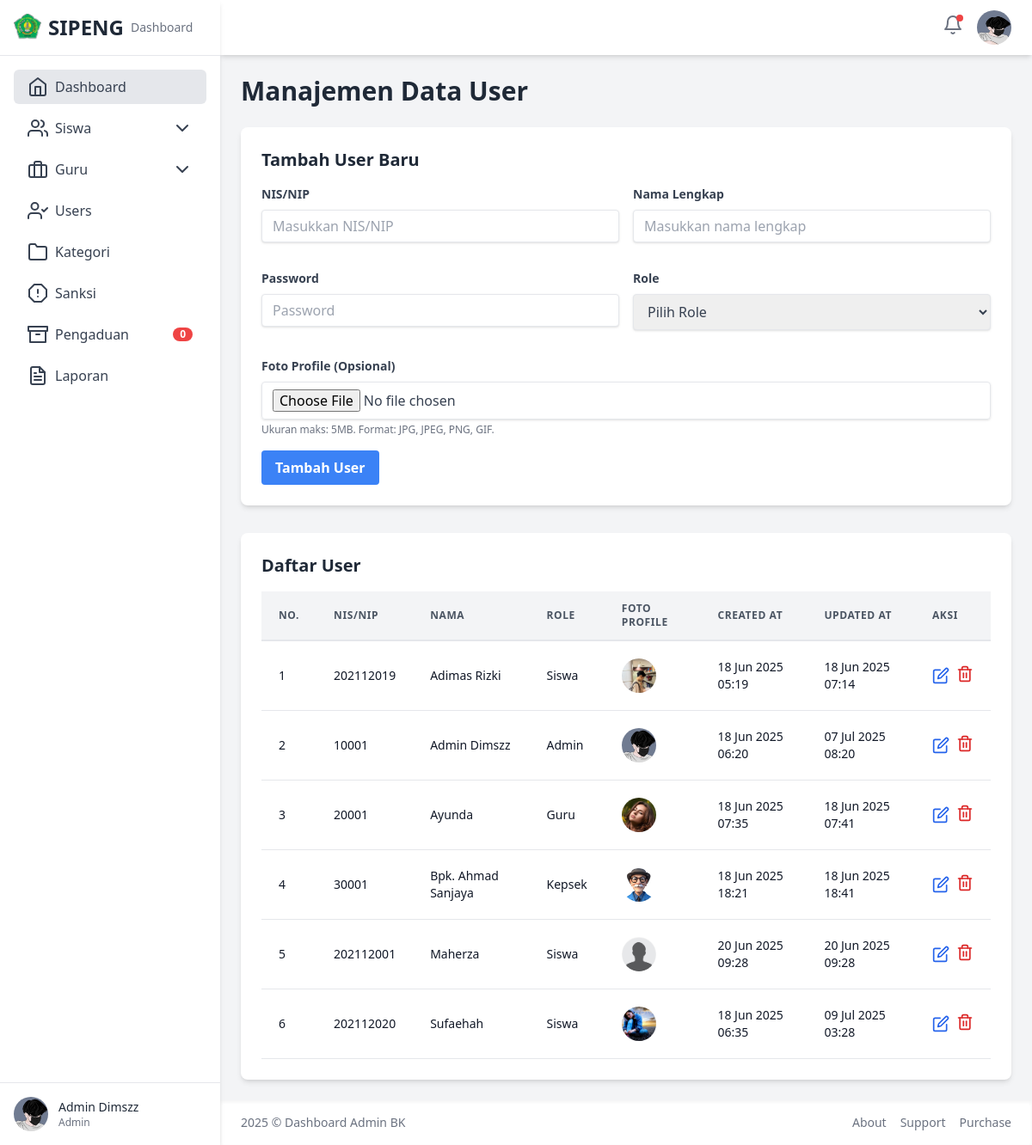
Screenshot of /views/admin/Data_users.php (signed in) with the database file from the repository.
### tables this page shows
CREATE TABLE IF NOT EXISTS `siswa` (
  `id` int NOT NULL AUTO_INCREMENT,
  `user_id` int NOT NULL,
  `kelas_id` int DEFAULT NULL,
  `jurusan_id` int DEFAULT NULL,
  PRIMARY KEY (`id`),
  UNIQUE KEY `user_id` (`user_id`),
  KEY `kelas_id` (`kelas_id`),
  KEY `jurusan_id` (`jurusan_id`),
  CONSTRAINT `siswa_ibfk_1` FOREIGN KEY (`user_id`) REFERENCES `users` (`id`) ON DELETE CASCADE,
  CONSTRAINT `siswa_ibfk_2` FOREIGN KEY (`kelas_id`) REFERENCES `kelas` (`id`) ON DELETE SET NULL,
  CONSTRAINT `siswa_ibfk_3` FOREIGN KEY (`jurusan_id`) REFERENCES `jurusan` (`id`) ON DELETE SET NULL
);

CREATE TABLE IF NOT EXISTS `users` (
  `id` int NOT NULL AUTO_INCREMENT,
  `nis_nip` varchar(50) NOT NULL,
  `password` varchar(255) NOT NULL,
  `role` enum('siswa','guru','admin','kepsek') NOT NULL,
  `nama` varchar(255) NOT NULL,
  `foto_profile` varchar(255) DEFAULT 'default.png',
  `created_at` timestamp NULL DEFAULT CURRENT_TIMESTAMP,
  `updated_at` timestamp NULL DEFAULT CURRENT_TIMESTAMP ON UPDATE CURRENT_TIMESTAMP,
  `last_seen_at` timestamp NULL DEFAULT NULL,
  PRIMARY KEY (`id`),
  UNIQUE KEY `nis_nip` (`nis_nip`)
);

CREATE TABLE IF NOT EXISTS `guru` (
  `id` int NOT NULL AUTO_INCREMENT,
  `user_id` int NOT NULL,
  `jabatan_id` int NOT NULL,
  PRIMARY KEY (`id`),
  UNIQUE KEY `user_id` (`user_id`),
  KEY `jabatan_id` (`jabatan_id`),
  CONSTRAINT `guru_ibfk_1` FOREIGN KEY (`user_id`) REFERENCES `users` (`id`) ON DELETE CASCADE,
  CONSTRAINT `guru_ibfk_2` FOREIGN KEY (`jabatan_id`) REFERENCES `jabatan_guru` (`id`) ON DELETE RESTRICT
);

### controllers/UsersController.php (called while the page is built, shortened)
<?php
$error_message = '';
$asset_base_path_users = '../../assets/img/profile/';
$users_data = [];
$online_status_threshold_seconds = 5 * 60;
if (empty($error_message) && isset($conn) && $conn->ping()) {
    $sql_fetch_users = "
        SELECT
            u.id, u.nis_nip, u.role, u.nama, u.foto_profile, u.created_at, u.updated_at, u.last_seen_at,
            g.jabatan_id,
            s.jurusan_id, s.kelas_id
        FROM users u
        LEFT JOIN guru g ON u.id = g.user_id AND u.role = 'guru'
        LEFT JOIN siswa s ON u.id = s.user_id AND u.role = 'siswa'
        ORDER BY u.nama ASC
    ";
    $result_fetch_users = mysqli_query($conn, $sql_fetch_users);
    if ($result_fetch_users) {
        while ($row = mysqli_fetch_assoc($result_fetch_users)) {
            $last_seen_timestamp = strtotime($row['last_seen_at'] ?? '');
            $current_timestamp = time();
            if ($last_seen_timestamp && ($current_timestamp - $last_seen_timestamp) < $online_status_threshold_seconds) {
                $row['is_online'] = true;
                $row['status_text'] = 'Online';
                $row['status_color_class'] = 'bg-green-500';
            } else {
                $row['is_online'] = false;
                $row['status_text'] = 'Offline';
                $row['status_color_class'] = 'bg-gray-400';
            }
            $users_data[] = $row;
        }
    } else {
        $error_message = 'Gagal mengambil data user: ' . mysqli_error($conn);
    }
}

### views/admin/Data_Users.php (the view, shortened to what this page needs)
<?php
include 'header.php';
include '../../controllers/UsersController.php';
?>
<main class="flex-1 p-6 overflow-y-auto">
    <h2 class="text-3xl font-bold text-gray-800 dark:text-white mb-6">
        Manajemen Data User
    </h2>
    <div class="bg-white dark:bg-gray-800 p-6 rounded-lg shadow-md mb-8">
        <h3 class="text-xl font-semibold text-gray-800 dark:text-white mb-4">Tambah User Baru</h3>
        <form action="" method="POST" enctype="multipart/form-data">
            <div class="grid grid-cols-1 md:grid-cols-2 gap-4">
                <div class="mb-4">
                    <label for="add_nis_nip" class="block text-gray-700 dark:text-gray-300 text-sm font-bold mb-2">
                        NIS/NIP
                    </label>
                    <input type="text" id="add_nis_nip" name="nis_nip"
                        class="shadow appearance-none border rounded w-full py-2 px-3 text-gray-700 leading-tight focus:outline-none focus:shadow-outline dark:bg-gray-700 dark:text-white dark:border-gray-600"
                        placeholder="Masukkan NIS/NIP" required>
                </div>
                <div class="mb-4">
                    <label for="add_nama" class="block text-gray-700 dark:text-gray-300 text-sm font-bold mb-2">
                        Nama Lengkap
                    </label>
                    <input type="text" id="add_nama" name="nama"
                        class="shadow appearance-none border rounded w-full py-2 px-3 text-gray-700 leading-tight focus:outline-none focus:shadow-outline dark:bg-gray-700 dark:text-white dark:border-gray-600"
                        placeholder="Masukkan nama lengkap" required>
                </div>
                <div class="mb-4">
                    <label for="add_password" class="block text-gray-700 dark:text-gray-300 text-sm font-bold mb-2">
                        Password
                    </label>
                    <input type="password" id="add_password" name="password"
                        class="shadow appearance-none border rounded w-full py-2 px-3 text-gray-700 leading-tight focus:outline-none focus:shadow-outline dark:bg-gray-700 dark:text-white dark:border-gray-600"
                        placeholder="Password" required>
                </div>
                <div class="mb-4">
                    <label for="add_role" class="block text-gray-700 dark:text-gray-300 text-sm font-bold mb-2">
                        Role
                    </label>
                    <select id="add_role" name="role"
                        class="shadow border rounded w-full py-2 px-3 text-gray-700 leading-tight focus:outline-none focus:shadow-outline dark:bg-gray-700 dark:text-white dark:border-gray-600"
                        required>
                        <option value="">Pilih Role</option>
                    </select>
                </div>
                <div class="mb-4 col-span-full">
                    <label for="add_foto_profile" class="block text-gray-700 dark:text-gray-300 text-sm font-bold mb-2">
                        Foto Profile (Opsional)
                    </label>
                    <input type="file" id="add_foto_profile" name="foto_profile" accept="image/*"
                        class="shadow appearance-none border rounded w-full py-2 px-3 text-gray-700 leading-tight focus:outline-none focus:shadow-outline dark:bg-gray-700 dark:text-white dark:border-gray-600">
                    <p class="text-xs text-gray-500 dark:text-gray-400 mt-1">Ukuran maks: 5MB. Format: JPG, JPEG, PNG,
                        GIF.</p>
                </div>
            </div>
            <button type="submit"
                class="bg-blue-500 hover:bg-blue-700 text-white font-bold py-2 px-4 rounded focus:outline-none focus:shadow-outline">
                Tambah User
            </button>
        </form>
    </div>
    <div class="bg-white dark:bg-gray-800 p-6 rounded-lg shadow-md">
        <h3 class="text-xl font-semibold text-gray-800 dark:text-white mb-4">Daftar User</h3>
        <div class="overflow-x-auto">
            <table class="min-w-full leading-normal">
                <thead>
                    <tr>
                        <th
                            class="px-5 py-3 border-b-2 border-gray-200 dark:border-gray-700 bg-gray-100 dark:bg-gray-700 text-left text-xs font-semibold text-gray-600 dark:text-gray-300 uppercase tracking-wider">
                            No.
                        </th>
                        <th
                            class="px-5 py-3 border-b-2 border-gray-200 dark:border-gray-700 bg-gray-100 dark:bg-gray-700 text-left text-xs font-semibold text-gray-600 dark:text-gray-300 uppercase tracking-wider">
                            NIS/NIP
                        </th>
                        <th
                            class="px-5 py-3 border-b-2 border-gray-200 dark:border-gray-700 bg-gray-100 dark:bg-gray-700 text-left text-xs font-semibold text-gray-600 dark:text-gray-300 uppercase tracking-wider">
                            Nama
                        </th>
                        <th
                            class="px-5 py-3 border-b-2 border-gray-200 dark:border-gray-700 bg-gray-100 dark:bg-gray-700 text-left text-xs font-semibold text-gray-600 dark:text-gray-300 uppercase tracking-wider">
                            Role
                        </th>
                        <th
                            class="px-5 py-3 border-b-2 border-gray-200 dark:border-gray-700 bg-gray-100 dark:bg-gray-700 text-left text-xs font-semibold text-gray-600 dark:text-gray-300 uppercase tracking-wider">
                            Foto Profile
                        </th>
                        <th
                            class="px-5 py-3 border-b-2 border-gray-200 dark:border-gray-700 bg-gray-100 dark:bg-gray-700 text-left text-xs font-semibold text-gray-600 dark:text-gray-300 uppercase tracking-wider">
                            Created At
                        </th>
                        <th
                            class="px-5 py-3 border-b-2 border-gray-200 dark:border-gray-700 bg-gray-100 dark:bg-gray-700 text-left text-xs font-semibold text-gray-600 dark:text-gray-300 uppercase tracking-wider">
                            Updated At
                        </th>
                        <th
                            class="px-5 py-3 border-b-2 border-gray-200 dark:border-gray-700 bg-gray-100 dark:bg-gray-700 text-left text-xs font-semibold text-gray-600 dark:text-gray-300 uppercase tracking-wider">
                            Aksi
                        </th>
                    </tr>
                </thead>
                <tbody>
                    <?php if (empty($users_data)): ?>
                        <tr>
                            <td colspan="10"
                                class="px-5 py-5 border-b border-gray-200 dark:border-gray-700 bg-white dark:bg-gray-800 text-sm text-gray-900 dark:text-gray-200 text-center">
                                Tidak ada data user.
                            </td>
                        </tr>
                    <?php else: ?>
                        <?php $no = 1;
                        ?>
                        <?php foreach ($users_data as $user): ?>
                            <tr>
                                <td
                                    class="px-5 py-5 border-b border-gray-200 dark:border-gray-700 bg-white dark:bg-gray-800 text-sm text-gray-900 dark:text-gray-200">
                                    <?= $no++; ?>
                                </td>
                                <td
                                    class="px-5 py-5 border-b border-gray-200 dark:border-gray-700 bg-white dark:bg-gray-800 text-sm text-gray-900 dark:text-gray-200">
                                    <?= htmlspecialchars($user['nis_nip'] ?? '') ?>
                                </td>
                                <td
                                    class="px-5 py-5 border-b border-gray-200 dark:border-gray-700 bg-white dark:bg-gray-800 text-sm text-gray-900 dark:text-gray-200">
                                    <?= htmlspecialchars($user['nama'] ?? '') ?>
                                </td>
                                <td
                                    class="px-5 py-5 border-b border-gray-200 dark:border-gray-700 bg-white dark:bg-gray-800 text-sm text-gray-900 dark:text-gray-200">
                                    <?= htmlspecialchars(ucfirst($user['role'] ?? '')) ?>
                                </td>
                                <td
                                    class="px-5 py-5 border-b border-gray-200 dark:border-gray-700 bg-white dark:bg-gray-800 text-sm text-gray-900 dark:text-gray-200">
                                    <img src="<?= $asset_base_path_users . htmlspecialchars($user['foto_profile'] ?? 'avatar2.png') ?>"
                                        alt="Foto Profil" class="w-10 h-10 rounded-full object-cover">
                                </td>
                                <td
                                    class="px-5 py-5 border-b border-gray-200 dark:border-gray-700 bg-white dark:bg-gray-800 text-sm text-gray-900 dark:text-gray-200">
                                    <?= htmlspecialchars($user['created_at'] ? date('d M Y H:i', strtotime($user['created_at'])) : 'N/A') ?>
                                </td>
                                <td
                                    class="px-5 py-5 border-b border-gray-200 dark:border-gray-700 bg-white dark:bg-gray-800 text-sm text-gray-900 dark:text-gray-200">
                                    <?= htmlspecialchars($user['updated_at'] ? date('d M Y H:i', strtotime($user['updated_at'])) : 'N/A') ?>
                                </td>
                                <td
                                    class="px-5 py-5 border-b border-gray-200 dark:border-gray-700 bg-white dark:bg-gray-800 text-sm">
                                    <div class="flex items-center space-x-2">
                                        <button
                                            class="text-blue-600 hover:text-blue-900 dark:text-blue-400 dark:hover:text-blue-200 edit-btn"
                                            data-id="<?= htmlspecialchars($user['id'] ?? '') ?>"
                                            data-nisnip="<?= htmlspecialchars($user['nis_nip'] ?? '') ?>"
                                            data-nama="<?= htmlspecialchars($user['nama'] ?? '') ?>"
                                            data-role="<?= htmlspecialchars($user['role'] ?? '') ?>"
                                            data-foto="<?= htmlspecialchars($user['foto_profile'] ?? '') ?>"
                                            data-jabatan="<?= htmlspecialchars($user['jabatan_id'] ?? '') ?>"
                                            data-jurusan="<?= htmlspecialchars($user['jurusan_id'] ?? '') ?>"
                                            data-kelas="<?= htmlspecialchars($user['kelas_id'] ?? '') ?>">
                                            <i data-feather="edit" class="w-5 h-5"></i>
                                        </button>
                                        <form action="" method="POST"
                                            onsubmit="return confirm('Apakah Anda yakin ingin menghapus user ini?');">
                                            <button type="submit"
                                                class="text-red-600 hover:text-red-900 dark:text-red-400 dark:hover:text-red-200">
                                                <i data-feather="trash-2" class="w-5 h-5"></i>
                                            </button>
                                        </form>
                                    </div>
                                </td>
                            </tr>
                        <?php endforeach; ?>
                    <?php endif; ?>
                </tbody>
            </table>
        </div>
    </div>
</main>
<?php include 'footer.php'; ?>

### rows the page displays
siswa: user.nis_nip "202112019", user.nama "Adimas Rizki", user.role "Siswa", user.foto_profile (picture), user.created_at "18 Jun 2025 05:19", user.updated_at "18 Jun 2025 07:14"
users: nis_nip "10001", nama "Admin Dimszz", role "Admin", foto_profile (picture), created_at "18 Jun 2025 06:20", updated_at "07 Jul 2025 08:20"
guru: user.nis_nip "20001", user.nama "Ayunda", user.role "Guru", user.foto_profile (picture), user.created_at "18 Jun 2025 07:35", user.updated_at "18 Jun 2025 07:41"
users: nis_nip "30001", nama "Bpk. Ahmad Sanjaya", role "Kepsek", foto_profile (picture), created_at "18 Jun 2025 18:21", updated_at "18 Jun 2025 18:41"
siswa: user.nis_nip "202112001", user.nama "Maherza", user.role "Siswa", shows a picture, user.created_at "20 Jun 2025 09:28", user.updated_at "20 Jun 2025 09:28"
siswa: user.nis_nip "202112020", user.nama "Sufaehah", user.role "Siswa", user.foto_profile (picture), user.created_at "18 Jun 2025 06:35", user.updated_at "09 Jul 2025 03:28"

### other values shown
$latest_reports_count "0"
$user_nama "Admin Dimszz"
$user_role "Admin"
